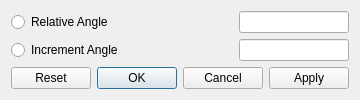
<?xml version="1.0" encoding="UTF-8"?>
<ui version="4.0">
 <class>GeoDataRiverPathPointRotateDialog</class>
 <widget class="QDialog" name="GeoDataRiverPathPointRotateDialog">
  <property name="geometry">
   <rect>
    <x>0</x>
    <y>0</y>
    <width>353</width>
    <height>95</height>
   </rect>
  </property>
  <property name="windowTitle">
   <string>Rotate Traversal Line</string>
  </property>
  <layout class="QVBoxLayout" name="verticalLayout">
   <item>
    <layout class="QGridLayout" name="gridLayout">
     <item row="0" column="0">
      <widget class="QRadioButton" name="relativeRadioButton">
       <property name="text">
        <string>Relative Angle</string>
       </property>
      </widget>
     </item>
     <item row="0" column="1">
      <spacer name="horizontalSpacer">
       <property name="orientation">
        <enum>Qt::Horizontal</enum>
       </property>
       <property name="sizeHint" stdset="0">
        <size>
         <width>40</width>
         <height>20</height>
        </size>
       </property>
      </spacer>
     </item>
     <item row="0" column="2">
      <widget class="RealNumberEditWidget" name="relativeEdit"/>
     </item>
     <item row="1" column="0">
      <widget class="QRadioButton" name="incrementRadioButton">
       <property name="text">
        <string>Increment Angle</string>
       </property>
      </widget>
     </item>
     <item row="1" column="1">
      <spacer name="horizontalSpacer_2">
       <property name="orientation">
        <enum>Qt::Horizontal</enum>
       </property>
       <property name="sizeHint" stdset="0">
        <size>
         <width>40</width>
         <height>20</height>
        </size>
       </property>
      </spacer>
     </item>
     <item row="1" column="2">
      <widget class="RealNumberEditWidget" name="incrementEdit"/>
     </item>
    </layout>
   </item>
   <item>
    <widget class="QDialogButtonBox" name="buttonBox">
     <property name="orientation">
      <enum>Qt::Horizontal</enum>
     </property>
     <property name="standardButtons">
      <set>QDialogButtonBox::Apply|QDialogButtonBox::Cancel|QDialogButtonBox::Ok|QDialogButtonBox::Reset</set>
     </property>
    </widget>
   </item>
  </layout>
 </widget>
 <customwidgets>
  <customwidget>
   <class>RealNumberEditWidget</class>
   <extends>QLineEdit</extends>
   <header>guibase/widget/realnumbereditwidget.h</header>
  </customwidget>
 </customwidgets>
 <resources/>
 <connections>
  <connection>
   <sender>buttonBox</sender>
   <signal>accepted()</signal>
   <receiver>GeoDataRiverPathPointRotateDialog</receiver>
   <slot>accept()</slot>
   <hints>
    <hint type="sourcelabel">
     <x>257</x>
     <y>85</y>
    </hint>
    <hint type="destinationlabel">
     <x>157</x>
     <y>274</y>
    </hint>
   </hints>
  </connection>
  <connection>
   <sender>buttonBox</sender>
   <signal>rejected()</signal>
   <receiver>GeoDataRiverPathPointRotateDialog</receiver>
   <slot>reject()</slot>
   <hints>
    <hint type="sourcelabel">
     <x>325</x>
     <y>85</y>
    </hint>
    <hint type="destinationlabel">
     <x>286</x>
     <y>274</y>
    </hint>
   </hints>
  </connection>
  <connection>
   <sender>relativeRadioButton</sender>
   <signal>toggled(bool)</signal>
   <receiver>relativeEdit</receiver>
   <slot>setEnabled(bool)</slot>
   <hints>
    <hint type="sourcelabel">
     <x>77</x>
     <y>20</y>
    </hint>
    <hint type="destinationlabel">
     <x>253</x>
     <y>20</y>
    </hint>
   </hints>
  </connection>
  <connection>
   <sender>incrementRadioButton</sender>
   <signal>toggled(bool)</signal>
   <receiver>incrementEdit</receiver>
   <slot>setEnabled(bool)</slot>
   <hints>
    <hint type="sourcelabel">
     <x>55</x>
     <y>43</y>
    </hint>
    <hint type="destinationlabel">
     <x>232</x>
     <y>47</y>
    </hint>
   </hints>
  </connection>
 </connections>
</ui>
